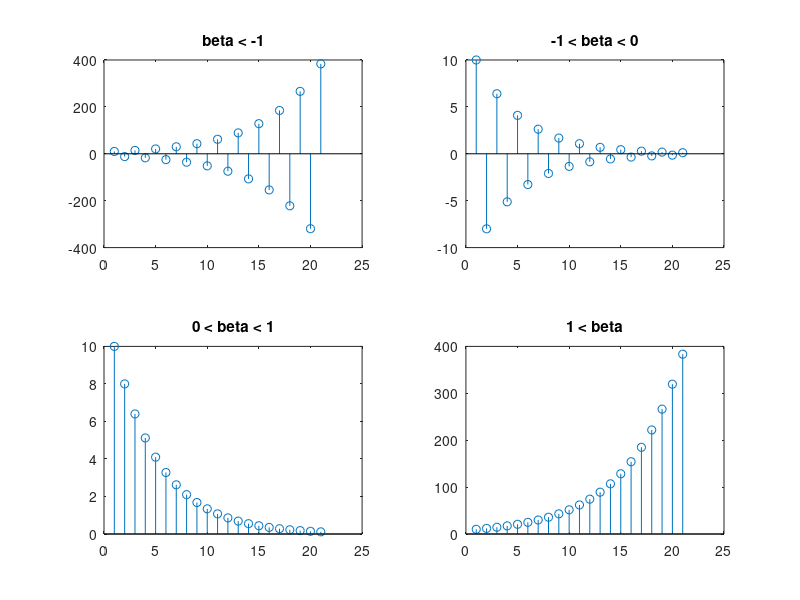

Recreate this plot in MATLAB.
clear all;
close all;


subplot(2,2,1)
X = 0:1:20;
B = -1.2;
Y1= [10*B.^X];
stem(Y1);
title('beta < -1');

subplot(2,2,2)
B = -0.8;
Y2= [10*B.^X];
stem(Y2);
title('-1 < beta < 0');

subplot(2,2,3)
B = 0.8;
Y3= [10*B.^X];
stem(Y3);
title('0 < beta < 1');

subplot(2,2,4)
B = 1.2;
Y4= [10*B.^X];
stem(Y4);
title('1 < beta');